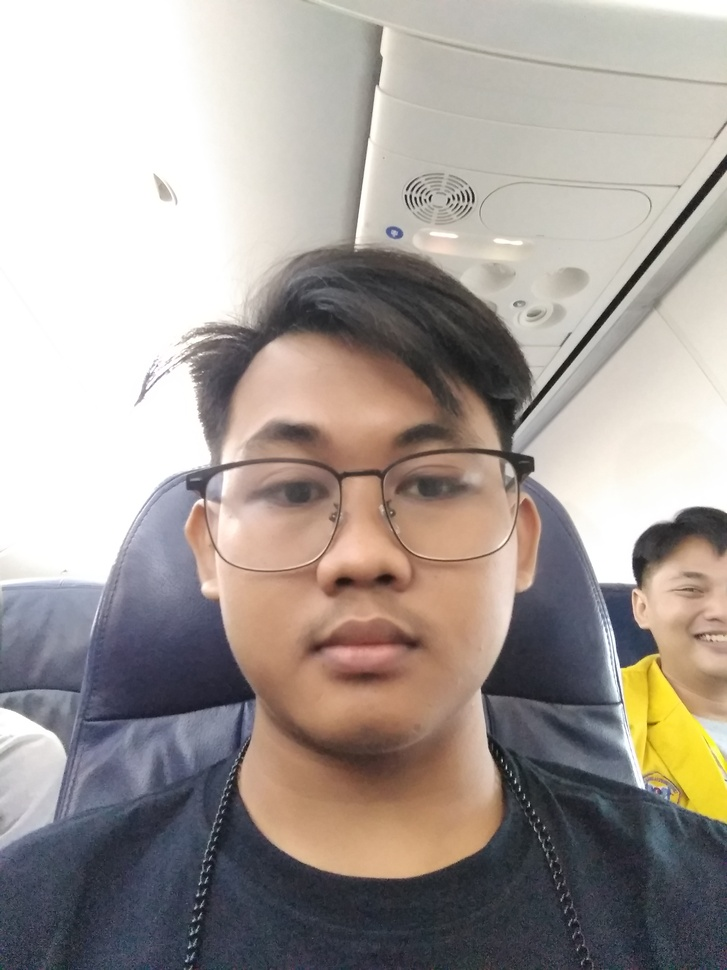
#> input picture wahyu.jpg, 727 x 970 px, shrunk from 2448 x 3264 before the run
$ python 'Code Deteksi wajah.py'
#> lines starting #> are read from the running program, lines starting #| are printed output that depends on the picture; after the words box and inside, x2 and y2 are one past the last pixel; in counts of white or black regions, pixels touching at a corner belong together
#!/usr/bin/env python
# coding: utf-8

#

# In[24]:


import cv2
from matplotlib import pyplot as plt

# Load the cascade
face_cascade = cv2.CascadeClassifier('haarcascade_frontalface_default.xml')

# Read the input image
img = cv2.imread('wahyu.jpg')
#> img is the input picture: shape (970, 727, 3); mean B, G, R 151.7, 157.3, 165.8

# Convert into grayscale
gray = cv2.cvtColor(img, cv2.COLOR_BGR2GRAY)
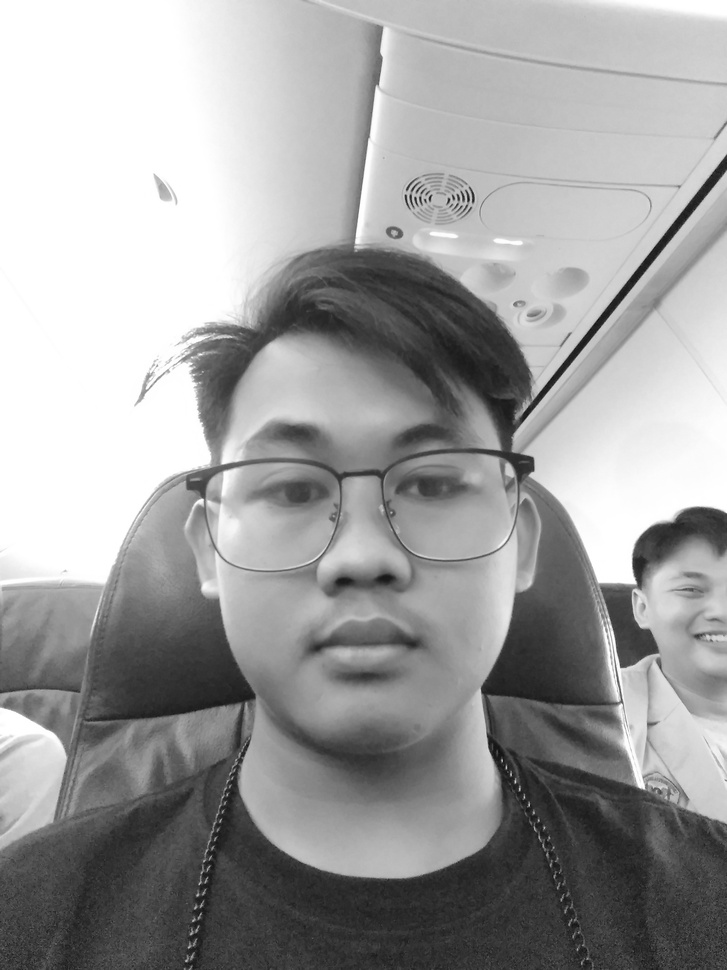
#> gray: shape (970, 727); min 13, max 255, mean 159.2

# Detect faces
faces = face_cascade.detectMultiScale(gray, scaleFactor=1.2, minNeighbors=5, minSize=(30, 30))
#> faces = [[182, 336, 370, 370]]

# Draw rectangle around the faces
for (x, y, w, h) in faces:
    cv2.rectangle(img, (x, y), (x+w, y+h), (0, 255, 255), 10)  # Ketebalan garis: 10
#> this loop made 1 pass
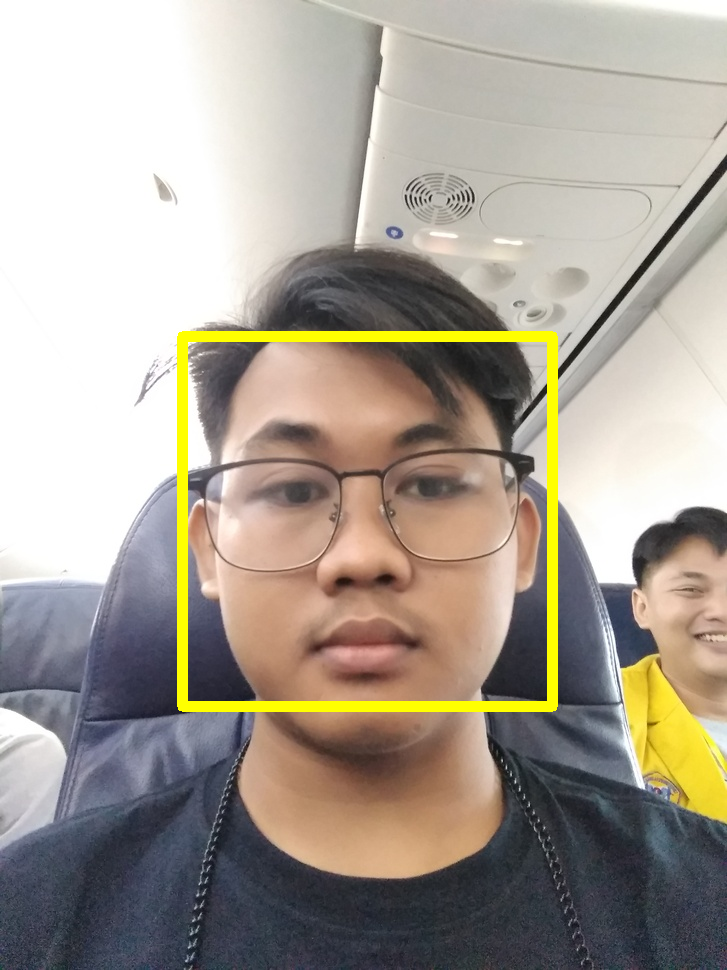
#> img: shape (970, 727, 3); 2.3% of pixels changed, all inside (x1, y1, x2, y2) = (177, 331, 558, 712)

# Convert BGR image to RGB for Matplotlib
img_rgb = cv2.cvtColor(img, cv2.COLOR_BGR2RGB)

# Display the output using Matplotlib
plt.imshow(img_rgb)
plt.title('Deteksi Wajah', loc='left')  # Judul di sebelah kiri
plt.axis('off')  # Tidak menampilkan sumbu
plt.show()


# In[ ]:

$ run again, with whyu.jpg copied over wahyu.jpg
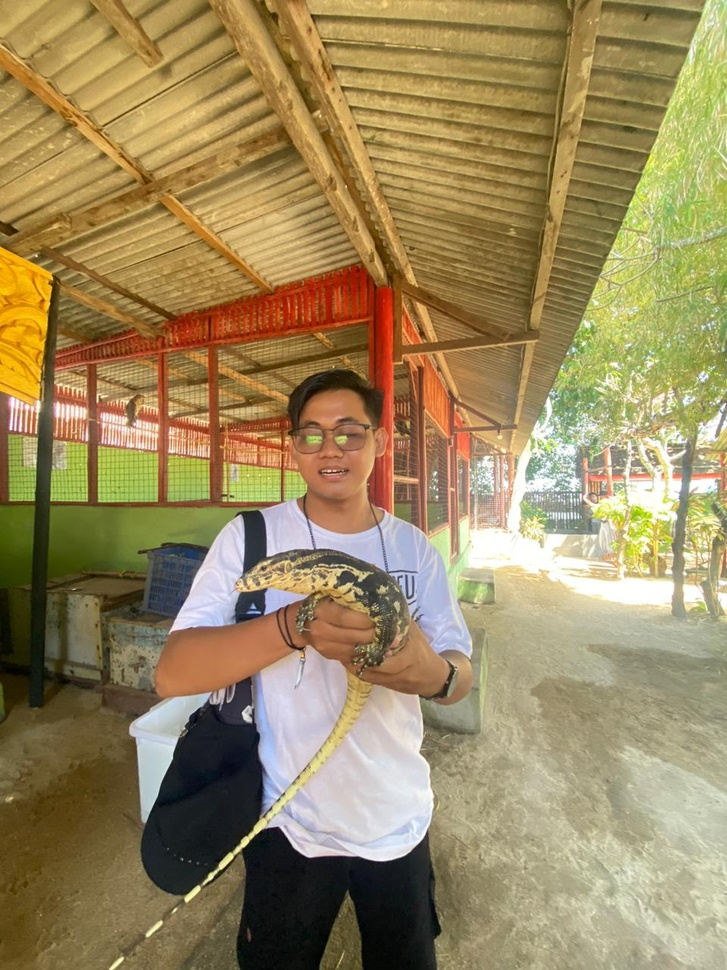
#> input picture whyu.jpg, 727 x 970 px, shrunk from 960 x 1280 before the run
#> img is the input picture: shape (970, 727, 3); mean B, G, R 94.3, 136.6, 155.2
#> `gray = cv2.cvtColor(img, cv2.COLOR_BGR2GRAY)`:
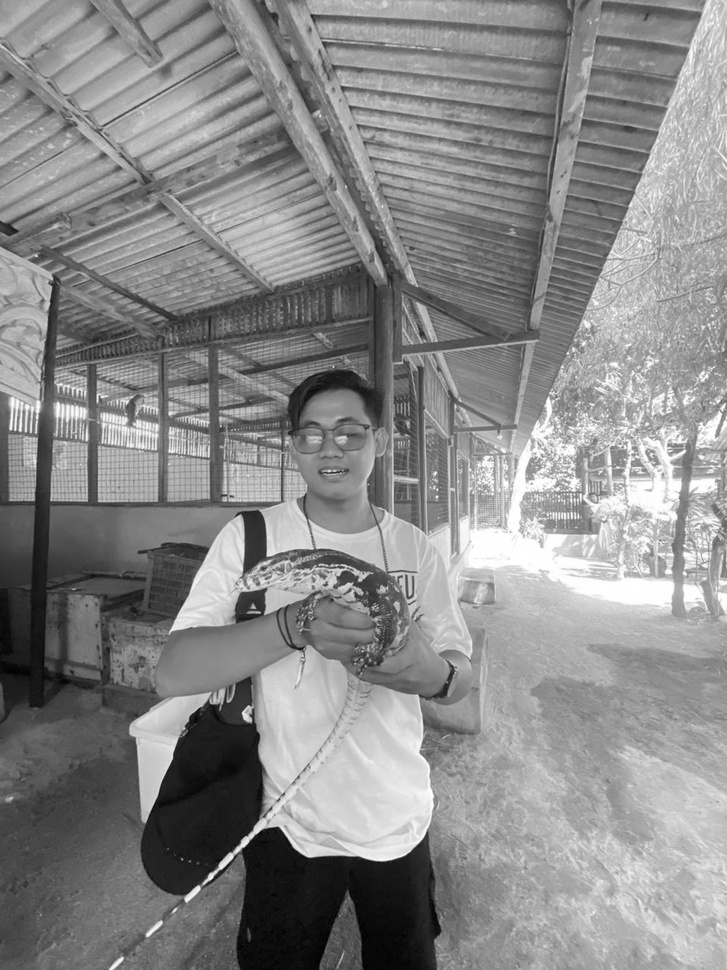
#> gray: shape (970, 727); min 1, max 255, mean 137.4
#> faces = [[284, 394, 94, 94]]
#> the loop `for (x, y, w, h) in faces:` made 1 pass
#> after the loop `for (x, y, w, h) in faces:`:
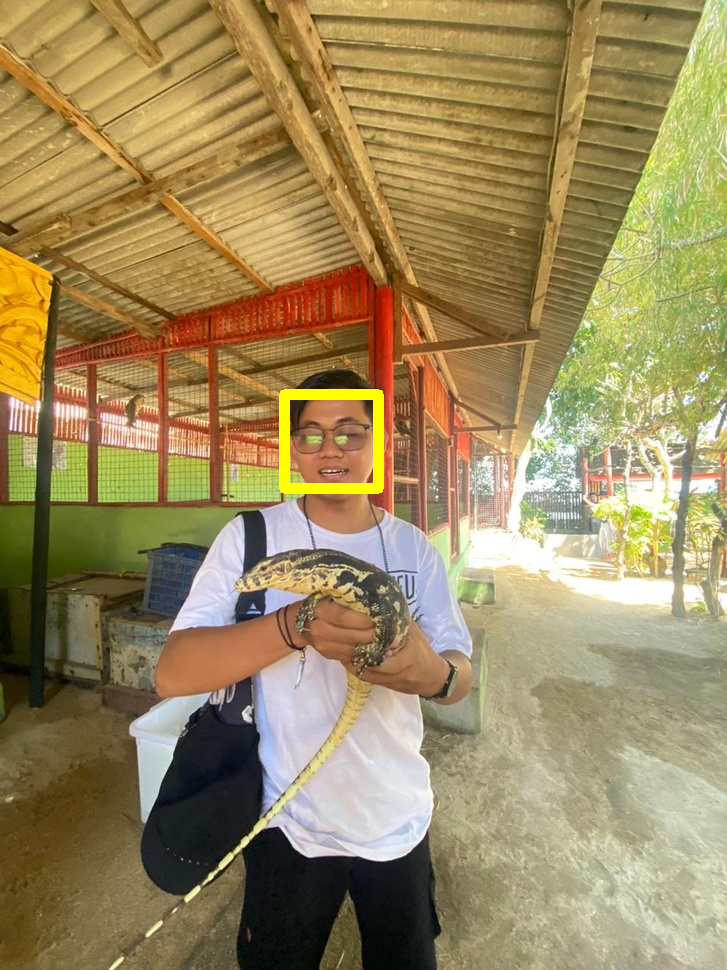
#> img: shape (970, 727, 3); 0.58% of pixels changed, all inside (x1, y1, x2, y2) = (279, 389, 384, 494)
